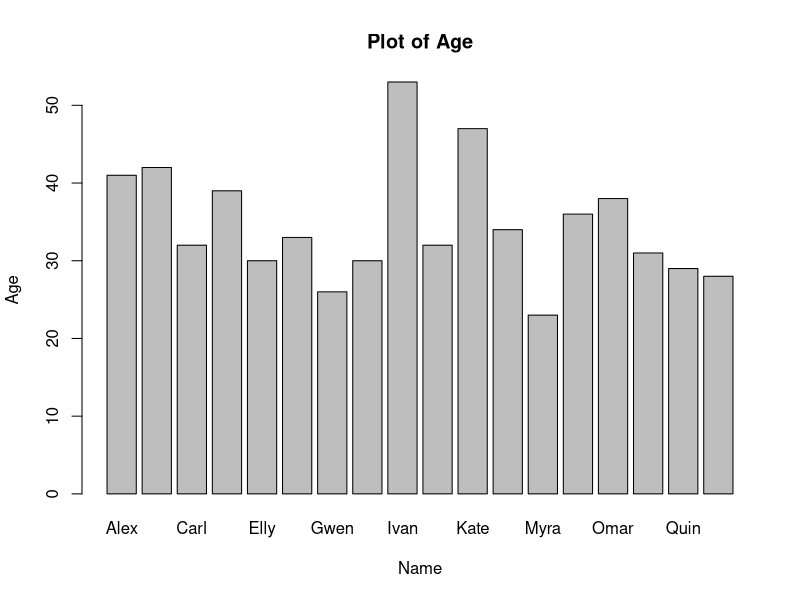
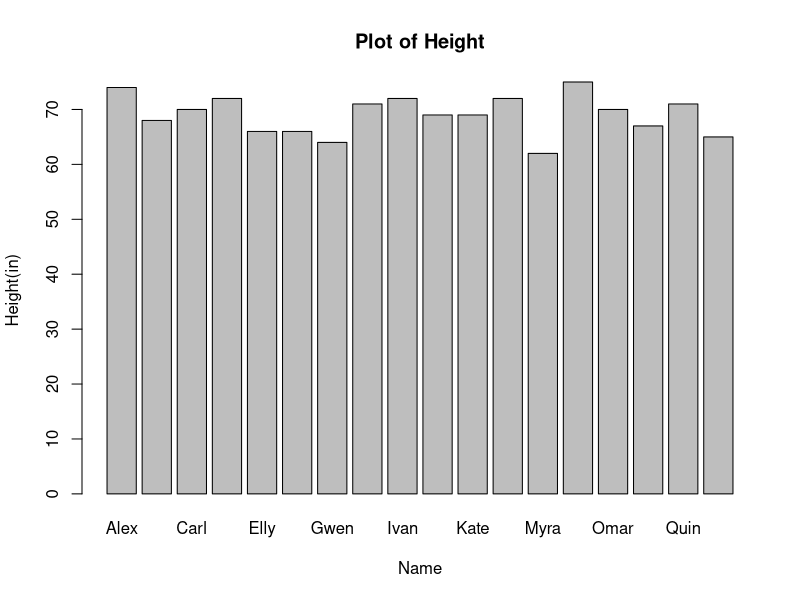
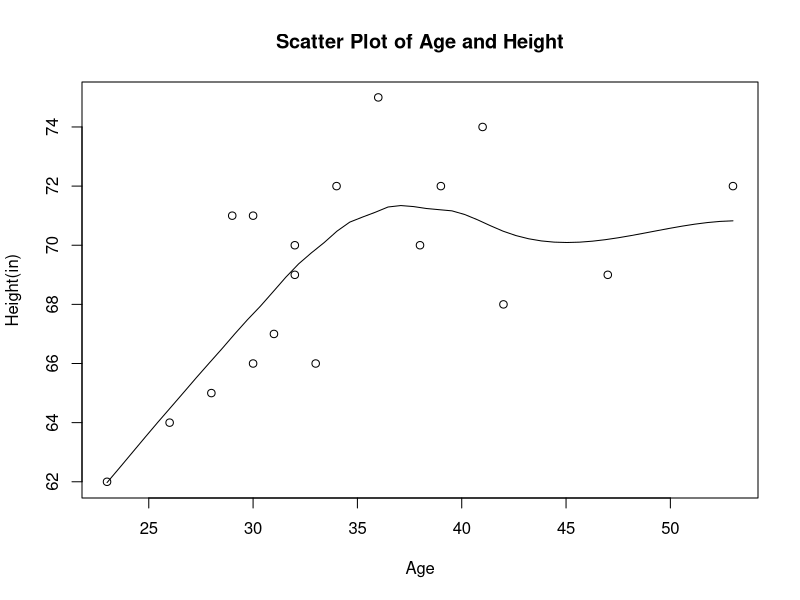

The R source for these figures, in order:
## ---- chunk 1
# This data contains several people with their sexs, ages, heights and weights
## ---- chunk 2
temp<-read.csv("data/biostats.csv")[,c('Age','Height..in.')]
head(temp)
## ---- chunk 3
stat<-read.csv(file ="data/biostats.csv", row.names =1)
barplot(stat$Age, names.arg = stat$Name,
     xlab = "Name", ylab = "Age",
     main="Plot of Age")
## ---- chunk 4
barplot(stat$Height..in., names.arg = stat$Name,
     xlab = "Name", ylab = "Height(in)",
     main="Plot of Height")
## ---- chunk 5
scatter.smooth(x=temp$Age, y=temp$Height..in., 
               xlab = "Age", ylab = "Height(in)", 
               main="Scatter Plot of Age and Height")
## ---- chunk 6

